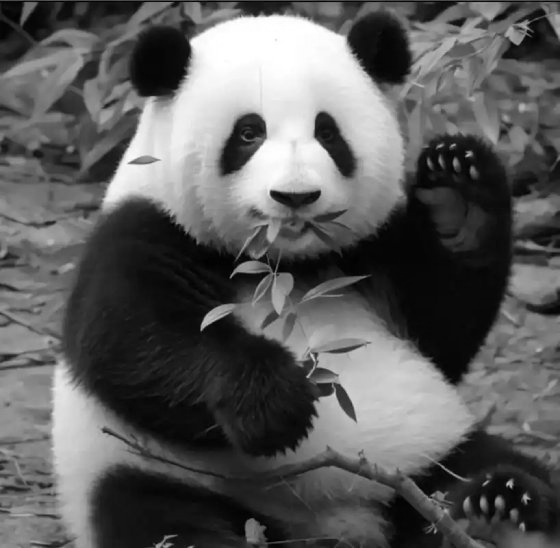
#> input picture Assignment-01/images/original.png, 560 x 548 px
$ python add_noise.py
#> lines starting #> are read from the running program, lines starting #| are printed output that depends on the picture
# ---------------------------------------------------------
# Computer Vision Assignment
# Add Gaussian Noise and Salt-and-Pepper Noise to an Image
# ---------------------------------------------------------

from PIL import Image
import random
import math
import os

# ---------------------------------------------------------
# PATH SETUP
# ---------------------------------------------------------

# Current src folder
src_folder = os.path.dirname(os.path.abspath(__file__))

# Assignment-01 folder
assignment_folder = os.path.dirname(src_folder)

# Images folder
images_folder = os.path.join(assignment_folder, "images")

# ---------------------------------------------------------
# STEP 1: Open the original image
# ---------------------------------------------------------

# "L" means grayscale image.
# Pixel values will be between 0 and 255.
image_path = os.path.join(images_folder, "original.png")
image = Image.open(image_path).convert("L")

# Get image width and height.
width, height = image.size
#> width = 560; height = 548

print("Image width :", width)
#| Image width : 560
print("Image height:", height)
#| Image height: 548


# ---------------------------------------------------------
# STEP 2: Create empty images for our noisy results
# ---------------------------------------------------------

# These images have the same size as the original image.
gaussian_image = Image.new("L", (width, height))
#> gaussian_image: PIL image 560x548 L; every value is 0
salt_pepper_image = Image.new("L", (width, height))


# ---------------------------------------------------------
# STEP 3: Get access to individual pixels
# ---------------------------------------------------------

original_pixels = image.load()
gaussian_pixels = gaussian_image.load()
salt_pepper_pixels = salt_pepper_image.load()


# ---------------------------------------------------------
# FUNCTION 1: Generate one Gaussian random noise value
# ---------------------------------------------------------

def generate_gaussian_noise(mean, standard_deviation):

    # Generate two random numbers between 0 and 1.
    u1 = random.random()
    u2 = random.random()

    # Box-Muller formula.
    #
    # This converts uniform random numbers into Gaussian (normally distributed) random numbers.
    #
    # z = sqrt(-2 ln(u1)) * cos(2 pi u2)

    z = math.sqrt(-2.0 * math.log(u1)) * \
        math.cos(2.0 * math.pi * u2)

    # Convert the standard Gaussian value into the mean and standard deviation we want.
    noise = mean + standard_deviation * z

    return noise


# ---------------------------------------------------------
# STEP 4: ADD GAUSSIAN NOISE
# ---------------------------------------------------------

# Mean = 0 means that the noise is centered around zero.
gaussian_mean = 0

# Standard deviation controls noise strength.
# Increase this value for stronger noise.
gaussian_sigma = 20


# Visit every pixel in the image.
for y in range(height):

    for x in range(width):

        # Read original pixel value.
        original_value = original_pixels[x, y]

        # Generate one random Gaussian noise value.
        noise = generate_gaussian_noise(
            gaussian_mean,
            gaussian_sigma
        )

        # Add noise to original pixel.
        noisy_value = original_value + noise

        # Pixel values must remain between 0 and 255.
        if noisy_value < 0:
            noisy_value = 0

        if noisy_value > 255:
            noisy_value = 255

        # Convert decimal result into integer.
        noisy_value = int(noisy_value)

        # Store new pixel value.
        gaussian_pixels[x, y] = noisy_value


# ---------------------------------------------------------
# STEP 5: ADD SALT-AND-PEPPER NOISE
# ---------------------------------------------------------

# Probability determines how much noise is added.
#
# 0.05 means approximately 5% of pixels will be changed.
noise_probability = 0.05


for y in range(height):

    for x in range(width):

        # Read original pixel.
        original_value = original_pixels[x, y]

        # Generate random number:
        #
        # 0.0 <= random_number < 1.0
        random_number = random.random()

        # Half of noisy pixels become PEPPER.
        if random_number < noise_probability / 2:

            # Pepper = black.
            salt_pepper_pixels[x, y] = 0

        # Other half become SALT.
        elif random_number < noise_probability:

            # Salt = white.
            salt_pepper_pixels[x, y] = 255

        else:

            # Pixel remains unchanged.
            salt_pepper_pixels[x, y] = original_value


# ---------------------------------------------------------
# STEP 6: SAVE OUTPUT IMAGES
# ---------------------------------------------------------
gaussian_image.save(
    os.path.join(images_folder, "gaussian_noise.png")
)

salt_pepper_image.save(
    os.path.join(images_folder, "salt_pepper_noise.png")
)
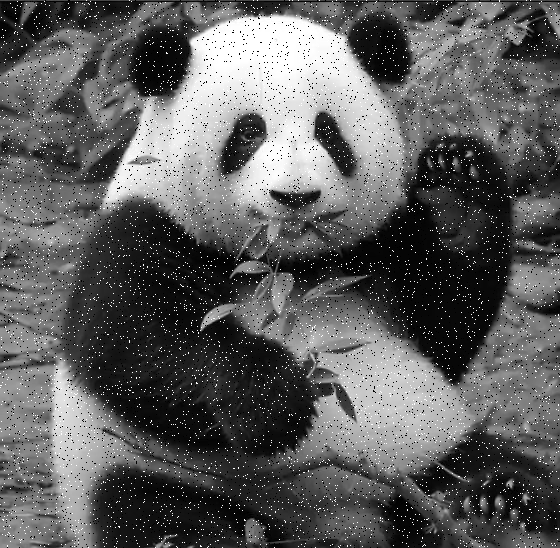
#> saved as salt_pepper_noise.png: PIL image 560x548 L; min 0, max 255, mean 93.6

# ---------------------------------------------------------
# STEP 7: Display completion message
# ---------------------------------------------------------

print("Noise successfully added.")
print("Created: gaussian_noise.png")
print("Created: salt_pepper_noise.png")
